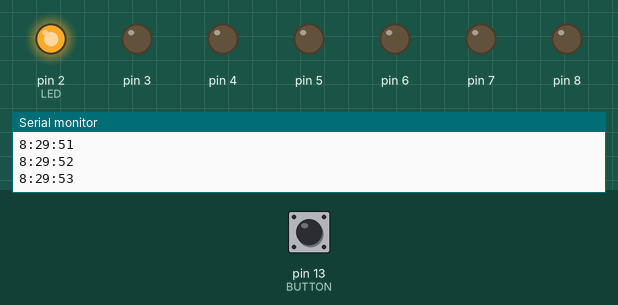
The sketch below on a simulated Arduino Uno, built with avr-gcc and run on an emulated ATmega328P. On the bench: output pins drawn as LEDs (lit = HIGH), the last lines printed to the serial monitor. The inputs (shaded band) are chosen by the test bench; at power-on: pin 13 (BUTTON) HIGH.

Above: at 3.3 s.
3.4 s: pin 13 (BUTTON) pulled LOW for 1.25 s
At 4.7 s:
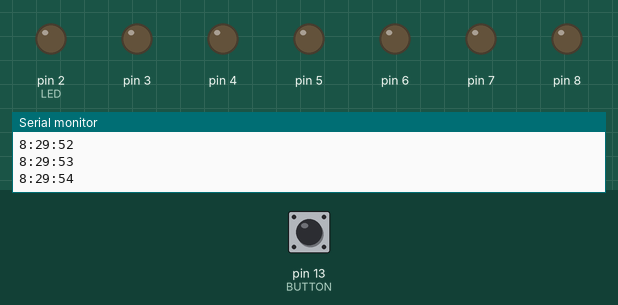
At 15.9 s:
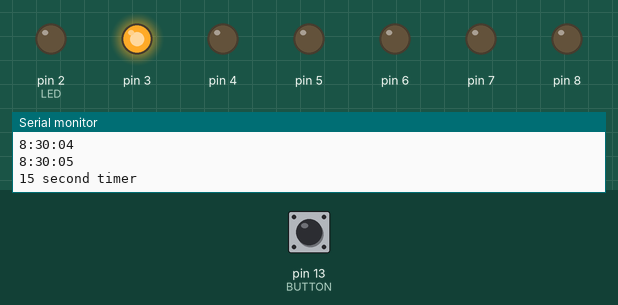
Timing chart, 0 to 26.5 s (numbered marks = the images above; inputs shaded):
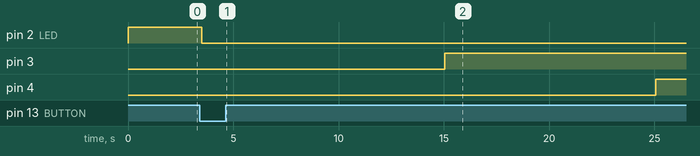

Measured:
- after the input at 3.4 s, pin 2 (LED): HIGH → LOW after 0.11 s

The sketch:

ModifiedTestAlarm.ino
```cpp
#include <Time.h>
#include <TimeAlarms.h>
int LED = 2;
int BUTTON = 13;

// Storage for alarm status

// State 0: Unlit
// State 1: Lit
// State 2: Flashing

int days[7];

void setup()
{
  Serial.begin(9600);
  setTime(8,29,50,1,1,11); // set time to Saturday 8:29:00am Jan 1 2011
  // create the alarms

  /**
  // The timing of the following alarms allows us to fudge the numbers.
  // A normal layout would look like this:

  Alarm.alarmRepeat(8,30,00, MorningAlarm);  // 8:30am every day
  Alarm.alarmRepeat(23,00,00, LightIncrement); // Midnight every day

  // MorningAlarm can be set at any time to remind the user
  // LightIncrement should be called to move on to the next LED

  **/

  //Alarm.alarmRepeat(8,30,00, MorningAlarm);  // 8:30am every day
  Alarm.alarmRepeat(8,30,05, LightIncrement); // It is now Monday

  //Alarm.alarmRepeat(8,30,10, MorningAlarm);
  Alarm.alarmRepeat(8,30,15, LightIncrement); // It is now Tuesday

  //Alarm.alarmRepeat(8,30,20, MorningAlarm);
  Alarm.alarmRepeat(8,30,25, LightIncrement); // It is now Wednesday

  //Alarm.alarmRepeat(8,30,30, MorningAlarm);
  Alarm.alarmRepeat(8,30,35, LightIncrement); // It is now Thursday

  //Alarm.alarmRepeat(8,30,40, MorningAlarm);
  Alarm.alarmRepeat(8,30,45, LightIncrement); // It is now Friday

  //Alarm.alarmRepeat(8,30,50, MorningAlarm);
  Alarm.alarmRepeat(8,30,55, LightIncrement); // It is now Saturday

  //Alarm.alarmRepeat(8,30,57, MorningAlarm);

 // Initialize all lights for output
  for(int i = 2; i<9; i++){
    pinMode(i,OUTPUT);
  }


  pinMode(BUTTON,INPUT);
  Alarm.timerRepeat(15, Repeats);         // timer for every 15 seconds
  Alarm.timerOnce(10, OnceOnly);          // called once after 10 seconds
  digitalWrite(LED,HIGH);

  // As a placeholder, assume the cycle starts on Sunday
  days[LED-2] = 1;
}


void loop(){
  digitalClockDisplay();
  Alarm.delay(500); // wait one second between clock display

  // If a button is pressed, reset all reminders
   if(digitalRead(BUTTON) != HIGH){
    for(int i = LED; i > 1; i--){
      days[i-2] = 0;
      digitalWrite(i,LOW);
    }
   }

  // Testing LED 7

  // Check every LED
  //*
  for(int day = 2; day < 9; day++){
    // If the LED is in alarm state, flash it

    if(days[day-2] == 2 || days[day-2] == 0){
      digitalWrite(day, LOW);    // turn the LED off by making the voltage LOW
      //delay(200);                       // wait for a second
    }
  }
      delay(500);                       // wait for a second

  for(int day = 2; day < 9; day ++){
    if(days[day-2] == 2 || days[day-2] == 1){
      digitalWrite(day, HIGH);   // turn the LED on (HIGH is the voltage level)
    }
  }
  //*/

}


// functions to be called when an alarm triggers:
void MorningAlarm(){
  if(digitalRead(LED) == HIGH){
    days[LED-2] = 2;
  }
}

void LightIncrement(){
  if(LED != 8){
    LED++;
  }
  else{
    LED = 2;
  }
  //delay(1000);
  days[LED-2] = 1;
  digitalWrite(LED, HIGH);
}

void EveningAlarm(){
  Serial.println("Alarm: - turn lights on");
}


void WeeklyAlarm(){
  Serial.println("Alarm: - its Monday Morning");
}


void ExplicitAlarm(){
  Serial.println("Alarm: - this triggers only at the given date and time");
}


void Repeats(){
  Serial.println("15 second timer");
}


void OnceOnly(){
  Serial.println("This timer only triggers once");
}


void digitalClockDisplay()
{
  // digital clock display of the time
  Serial.print(hour());
  printDigits(minute());
  printDigits(second());
  Serial.println();
}


void printDigits(int digits)
{
  Serial.print(":");
  if(digits < 10)
  Serial.print('0');
  Serial.print(digits);
}
```
